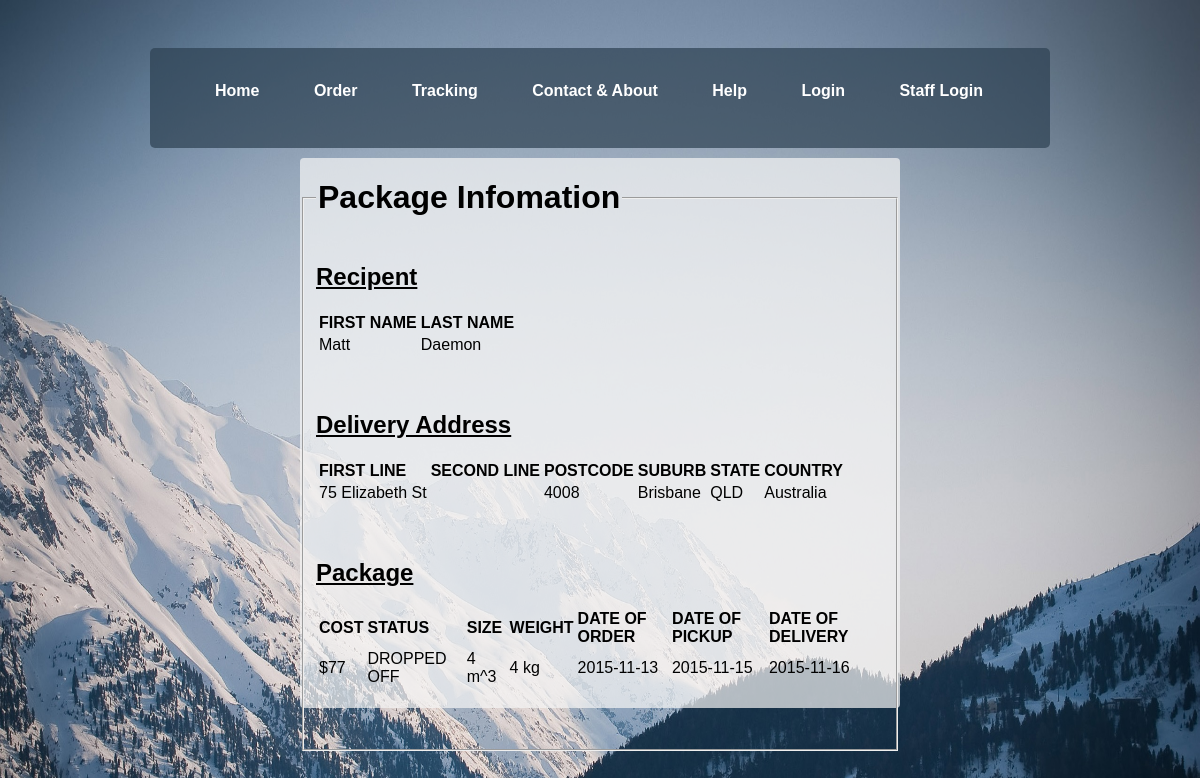
The app's page /tracking.php?package_id=4 with its own data.
### tables this page shows
CREATE TABLE `Orders` (
	`RECIPENT_ID` 			INT 			NOT NULL					,
	`ORDER_ID` 				INT 			NOT NULL	AUTO_INCREMENT	,
	`SIZE` 					DECIMAL 		NOT NULL					,
	`WEIGHT` 				DECIMAL 		NOT NULL					,
	`INSURANCE` 			DECIMAL 		NOT NULL					,
	`ORDER_PICKED_UP_BY` 	INT 			NOT NULL					,
	`ORDER_DROPPED_OFF_BY` 	INT 			NOT NULL					,
	`DATE_OF_ORDER` 		DATE 			NOT NULL					,
	`DATE_OF_PICKUP` 		DATE										,
	`DATE_OF_DELIVERY` 		DATE										,
	`COST` 					DECIMAL 		NOT NULL					,
	`CUSTOMER_ID` 			INT 			NOT NULL					,
	`DESCRIPTION` 			VARCHAR(128)								,
	`STATUS_ID`				INT				NOT NULL					,
	`PICKUP_LOCATION` 		INT 			NOT NULL					,
	`DROP_OFF_LOCATION` 	INT 			NOT NULL					,
	
	PRIMARY KEY (`ORDER_ID`)
);

CREATE TABLE `Recipents` (
	`RECIPENT_ID`			INT			NOT NULL 	AUTO_INCREMENT	UNIQUE	,
	`RECIPENT_FIRST_NAME`	VARCHAR(16) NOT NULL							,
	`RECIPENT_LAST_NAME`	VARCHAR(16) NOT NULL							,
	
	PRIMARY KEY (`RECIPENT_FIRST_NAME`,`RECIPENT_LAST_NAME`)
);

CREATE TABLE `Addresses` (
	`ADDRESS_ID`			INT			NOT NULL	AUTO_INCREMENT	,
	`ADDRESS_FIRST_LINE` 	TEXT(64)	NOT NULL					,
	`ADDRESS_SECOND_LINE` 	TEXT(64)	NOT NULL					,
	`ADDRESS_POSTCODE` 		INT(4)		NOT NULL					,
	`ADDRESS_SUBURB` 		TEXT(64)	NOT NULL					,
	`ADDRESS_STATE` 		TEXT(64)	NOT NULL					,
	`ADDRESS_COUNTRY` 		TEXT(64)	NOT NULL					,
	
	PRIMARY KEY (`ADDRESS_ID`)
);

CREATE TABLE `Status` (
	`STATUS_ID` 			INT 			NOT NULL	AUTO_INCREMENT	UNIQUE	,
	`STATUS_DESCRIPTION` 	VARCHAR(128) 	NOT NULL					UNIQUE	,
	
	PRIMARY KEY (`STATUS_ID`)
);

### tracking.php (the view, shortened to what this page needs)
<!DOCTYPE html>
<html>
<head>
	<link rel="stylesheet" type=text/css href="tracking.css"></link>
</head>
<body>
  <div id="nav"><br>
      <div id="nav_wrapper"><br>
          <ul>
              <li><a href="home.php">Home</a></li>
              <li><a href="create_order.php">Order</a></li>
              <li><a href="tracking.html">Tracking</a></li>
              <li><a href="contact & about.html">Contact & About</a></li>
              <li><a href="help.php">Help</a></li>
              <li><a href="login.php">Login</a></li>
              <li><a href="loginstaff.php">Staff Login</a></li>
          </ul>
        </div>
    </div>
</body>
<div class="boxhome6">
	<form action="tracking.php">
		<fieldset>
			<legend><h1>Package Infomation</h1></legend>
			<?php
				$servername = "localhost";
				$username = "root";
				$password = "";
				$dbname = "ifb299";
				$link = mysqli_connect($servername, $username, $password, $dbname);
				$query = "
					SELECT
					recipents.RECIPENT_FIRST_NAME,
					recipents.RECIPENT_LAST_NAME,
					addresses.ADDRESS_FIRST_LINE,
					addresses.ADDRESS_SECOND_LINE,
					addresses.ADDRESS_POSTCODE,
					addresses.ADDRESS_SUBURB,
					addresses.ADDRESS_STATE,
					addresses.ADDRESS_COUNTRY,
					status.STATUS_DESCRIPTION,
					orders.SIZE,
					orders.WEIGHT,
					orders.COST,
					orders.DATE_OF_ORDER,
					orders.DATE_OF_PICKUP,
					orders.DATE_OF_DELIVERY
					FROM orders
					INNER JOIN customers
					ON orders.CUSTOMER_ID=customers.CUSTOMER_ID
					INNER JOIN recipents
					ON orders.RECIPENT_ID=recipents.RECIPENT_ID
					INNER JOIN status
					ON orders.STATUS_ID=status.STATUS_ID
					INNER JOIN addresses
					ON orders.DROP_OFF_LOCATION=addresses.ADDRESS_ID
					WHERE orders.ORDER_ID = " . $_GET["package_id"] . ";";
				$result = $link->query($query);
				if ($result->num_rows == 0){
					echo "<p>Sorry, package not found.</p>";
				}else if($result->num_rows == 1){
					$row = $result->fetch_assoc();
					echo "<h2><u>Recipent</u></h2>";
					echo "<p><table>
							<tr>
								<th>FIRST NAME</th>
								<th>LAST NAME</th>
							</tr>
							<tr>
								<td>" . $row['RECIPENT_FIRST_NAME'] . "</td>
								<td>" . $row['RECIPENT_LAST_NAME'] . "</td>
							</tr>
						</table></p>";
					echo "<br>";
					echo "<h2><u>Delivery Address</u></h2>";
					echo "<table>
							<tr>
								<th>FIRST LINE</th>
								<th>SECOND LINE</th>
								<th>POSTCODE</th>
								<th>SUBURB</th>
								<th>STATE</th>
								<th>COUNTRY</th>
							</tr>
							<tr>
								<td>" . $row['ADDRESS_FIRST_LINE'] . "</td>
								<td>" . $row['ADDRESS_SECOND_LINE'] . "</td>
								<td>" . $row['ADDRESS_POSTCODE'] . "</td>
								<td>" . $row['ADDRESS_SUBURB'] . "</td>
								<td>" . $row['ADDRESS_STATE'] . "</td>
								<td>" . $row['ADDRESS_COUNTRY'] . "</td>
							</tr>
						</table><p>";
					echo "<br>";
					echo "<h2><u>Package</u></h2>";
					echo "<table>
							<tr>
								<th>COST</th>
								<th>STATUS</th>
								<th>SIZE</th>
								<th>WEIGHT</th>
								<th>DATE OF ORDER</th>
								<th>DATE OF PICKUP</th>
								<th>DATE OF DELIVERY</th>
							</tr>
							<tr>
								<td>$". $row['COST'] 				. "</td>
								<td>" . $row['STATUS_DESCRIPTION'] 	. "</td>
								<td>" . $row['SIZE'] 				. " m^3</td>
								<td>" . $row['WEIGHT'] 				. " kg</td>
								<td>" . $row['DATE_OF_ORDER'] 		. "</td>
								<td>" . $row['DATE_OF_PICKUP'] 		. "</td>
								<td>" . $row['DATE_OF_DELIVERY']	. "</td>
							</tr>
						</table><p>";
					echo "<br>";
				}else{
					echo "Error: More than one package found with that ID.";
				}
			?>
		</fieldset>
	</form>
	<body>
</body>
</html>

### tracking.css (style rules this page uses)
body { font-family: arial,sans-serif; }
body { margin: 0 auto; background-image: url("img/loginbackground.jpg"); background-size: 100% 1000px; background-repeat: no-repeat; background-attachment: fixed; }
#nav_wrapper { height: 100px; width: 900px; background: #377D7A; margin-left: auto; margin-right: auto; margin-top: 30px; background-color: rgba(45, 64, 82, 0.7); border-radius: 5px; }
#nav_wrapper ul li { list-style: none; display: inline; font-weight: bold; padding: 15px; }
#nav_wrapper a { color: white; text-decoration: none; padding: 10px; }
h1 { color: black; }
.boxhome6 { width: 600px; height: 550px; text-align: left; background-color: rgba(246,246,246, 0.7); border-radius: 4px; margin: 0 auto; margin-top: 10px; }

### records on screen
orders: recipents.RECIPENT_FIRST_NAME "Matt", recipents.RECIPENT_LAST_NAME "Daemon", DROP_OFF_LOCATION.ADDRESS_FIRST_LINE "75 Elizabeth St", DROP_OFF_LOCATION.ADDRESS_POSTCODE "4008", DROP_OFF_LOCATION.ADDRESS_SUBURB "Brisbane", DROP_OFF_LOCATION.ADDRESS_STATE "QLD", DROP_OFF_LOCATION.ADDRESS_COUNTRY "Australia", COST "77", STATUS_ID.STATUS_DESCRIPTION "DROPPED OFF", SIZE "4", WEIGHT "4", DATE_OF_ORDER "2015-11-13", DATE_OF_PICKUP "2015-11-15", DATE_OF_DELIVERY "2015-11-16"
